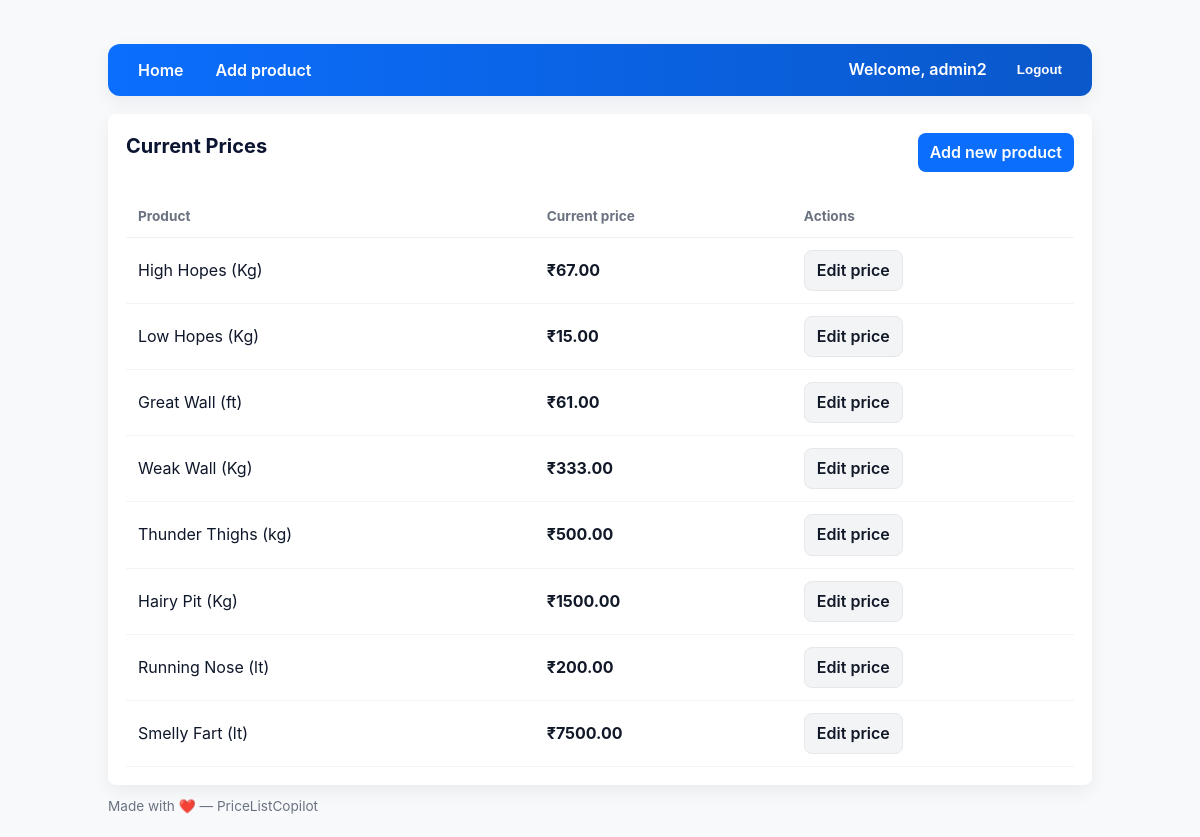
Screenshot of /prices/ (signed in) with the database file from the repository.
### app/models.py (models this page shows, shortened)
class Product(models.Model):
    name = models.CharField(max_length=100, unique=True)
    current_price = models.DecimalField(max_digits=10, decimal_places=2)

### app/views.py (the view)
# urls.py: path('prices/', views.price_list_view, name='price_list'),
@login_required
def price_list_view(request):
    products = Product.objects.all()
    context = {
        'products': products,
        'page_title': 'Current Prices',
    }
    return render(request, 'price_list.html', context)

### templates/price_list.html (shortened to what this page needs)
{% extends "base.html" %}
{% block content %}
  <div class="card">
    <div class="row" style="align-items:center; margin-bottom:12px;">
      <h1>{{ page_title }}</h1>
      {% if user.is_staff %}
        <a class="btn" href="{% url 'create_product' %}">Add new product</a>
      {% endif %}
    </div>
    <div class="table-wrapper">
      <table class="table" aria-describedby="product-list">
        <thead>
          <tr>
            <th>Product</th>
            <th>Current price</th>
            {% if user.is_staff %}<th>Actions</th>{% endif %}
          </tr>
        </thead>
        <tbody>
          {% for product in products %}
          <tr>
            <td>{{ product.name }}</td>
            <td class="price">₹{{ product.current_price }}</td>
            {% if user.is_staff %}
              <td><a class="btn secondary" href="{% url 'update_price' product.id %}">Edit price</a></td>
            {% endif %}
          </tr>
          {% empty %}
          <tr><td colspan="{% if user.is_staff %}3{% else %}2{% endif %}">No products found.</td></tr>
          {% endfor %}
        </tbody>
      </table>
    </div>
  </div>
{% endblock %}

### templates/base.html (shortened to what this page needs)
{% load static %}
<!DOCTYPE html>
<html lang="en">
<head>
  <link rel="stylesheet" href="{% static 'css/styles.css' %}">
</head>
<body>
  <div class="container">
    <header>
      <nav>
        <div class="nav-left">
          <a class="nav-link" href="{% url 'price_list' %}">Home</a>
          {% if user.is_authenticated and user.is_staff %}
            <a class="nav-link" href="{% url 'create_product' %}">Add product</a>
          {% endif %}
        </div>
        <div class="nav-right">
          {% if user.is_authenticated %}
            <span style="color:white; font-weight:600;">Welcome, {{ user.username }}</span>
            <form method="post" action="{% url 'logout' %}" style="display:inline; margin-left:8px;">
              <button class="nav-link" type="submit">Logout</button>
            </form>
          {% else %}
            <a class="nav-link" href="{% url 'login' %}">Login</a>
          {% endif %}
        </div>
      </nav>
    </header>
    <main>
      {% block content %}{% endblock %}
      <div class="footer-note">Made with ❤️ — PriceListCopilot</div>
    </main>
  </div>
</body>
</html>

### static/css/styles.css (style rules this page uses)
:root { --bg:#f7f9fb; --card:#ffffff; --muted:#6b7280; --accent:#0b6efd; --danger:#e11d48; --success:#059669; --radius:8px; --shadow: 0 6px 18px rgba(15,23,42,0.06); --max-width:1024px; --gap:16px; font-family: Inter, system-ui, -apple-system, "Segoe UI", Roboto, "Helvetica Neue", Arial; color-scheme: light; }
* { box-sizing:border-box }
html,body { height:100% }
body { margin:0; background:var(--bg); color:#0f172a; -webkit-font-smoothing:antialiased; -moz-osx-font-smoothing:grayscale; line-height:1.45; padding:24px; }
.container { max-width:var(--max-width); margin:0 auto; padding:20px; }
header nav { display:flex; align-items:center; justify-content:space-between; background:linear-gradient(90deg,#0b6efd 0%, #0a58ca 100%); color:white; padding:12px 20px; border-radius:12px; box-shadow:var(--shadow); }
.nav-left, .nav-right { display:flex; align-items:center; gap:12px; }
.nav-link { color:white; text-decoration:none; font-weight:600; padding:6px 10px; border-radius:6px; display:inline-flex; align-items:center; gap:6px; background: transparent; border: 0; cursor: pointer; line-height:1; }
.card { background:var(--card); border-radius:var(--radius); padding:18px; box-shadow:var(--shadow); margin-top:18px; }
h1 { margin:0 0 12px 0; font-size:1.25rem; font-weight:700; color:#0b1531; }
.btn { display:inline-block; background:var(--accent); color:white; padding:8px 12px; border-radius:8px; text-decoration:none; font-weight:600; border:none; cursor:pointer; }
.btn.secondary { background:#f3f4f6; color:#111827; box-shadow:none; border:1px solid #e5e7eb; }
.table { width:100%; border-collapse:collapse; margin-top:12px; }
.table thead th { text-align:left; padding:10px 12px; font-size:0.85rem; color:var(--muted); border-bottom:1px solid #eef2f5; }
.table tbody td { padding:12px; border-bottom:1px solid #f1f5f9; vertical-align:middle; }
.price { font-weight:700; color:#111827; }
.table-wrapper { overflow-x:auto; }
.row { display:flex; gap:12px; align-items:center; flex-wrap:wrap; }
.footer-note { color:var(--muted); font-size:0.85rem; margin-top:12px; }

### rows the page displays
Product: name "High Hopes (Kg)", current_price "67.00"
Product: name "Low Hopes (Kg)", current_price "15.00"
Product: name "Great Wall (ft)", current_price "61.00"
Product: name "Weak Wall (Kg)", current_price "333.00"
Product: name "Thunder Thighs (kg)", current_price "500.00"
Product: name "Hairy Pit (Kg)", current_price "1500.00"
Product: name "Running Nose (lt)", current_price "200.00"
Product: name "Smelly Fart (lt)", current_price "7500.00"

### other values shown
{{ user.username }} "admin2"
{{ page_title }} "Current Prices"
